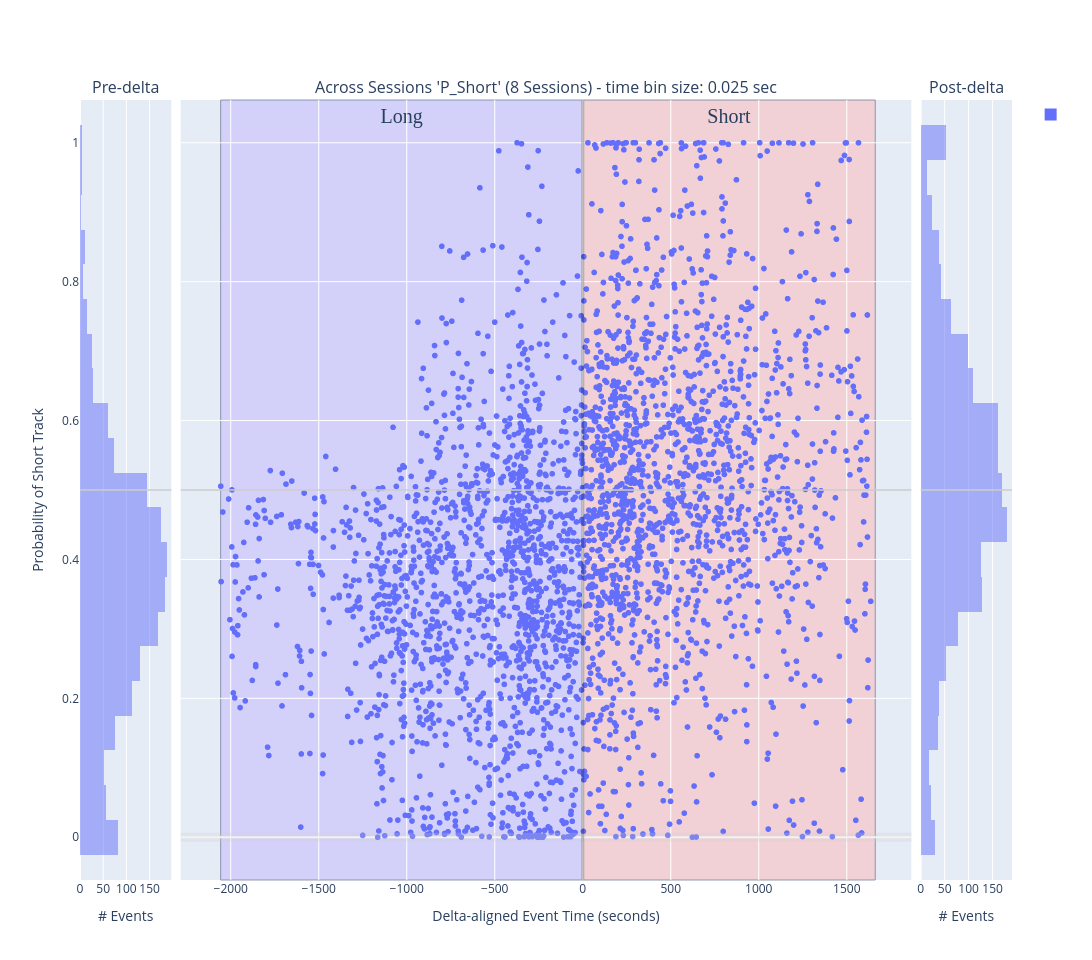

Notebook source saved alongside this figure:
### Code cell
histogram_bins = 25
# concatenated_ripple_df = deepcopy(df)

# ripple_title_prefix = 'test'
# # Create a bubble chart for ripples
# ripple_num_unique_sessions: int = concatenated_ripple_df.session_name.nunique(dropna=True) # number of unique sessions, ignoring the NA entries
# # ripple_num_unique_time_bins: int = concatenated_ripple_df.time_bin_size.nunique(dropna=True)
# ripple_title_string_suffix: str = f'{ripple_num_unique_sessions} Sessions'
# ripple_title: str = f"{ripple_title_prefix} - {ripple_title_string_suffix}"
# fig_ripples = _helper_build_figure(data_results_df=concatenated_ripple_df, histogram_bins=histogram_bins, earliest_delta_aligned_t_start=earliest_delta_aligned_t_start, latest_delta_aligned_t_end=latest_delta_aligned_t_end, enabled_time_bin_sizes=None,
#                                     main_plot_mode='separate_row_per_session', title=ripple_title)

# concatenated_ripple_df = deepcopy(concatenated_ripple_df)
# concatenated_ripple_df = deepcopy(all_sessions_ripple_df)
# concatenated_ripple_df = deepcopy(all_sessions_ripple_time_bin_df)
concatenated_ripple_df = deepcopy(all_sessions_all_scores_ripple_df)
# concatenated_ripple_df = deepcopy(single_time_bin_size_all_sessions_ripple_df)
concatenated_ripple_df
# ['longest_sequence_length_ratio_diff', 'direction_change_bin_ratio_diff', 'congruent_dir_bins_ratio_diff', 'total_congruent_direction_change_diff']


# variable_name = 'P_Long'
variable_name = 'P_Short' # Shows expected effect - short-only replay prior to delta and then split replays post-delta
# variable_name = 'long_best_pf_peak_x_pearsonr'
# variable_name = 'long_best_jump'
# variable_name = 'wcorr_abs_diff'
# variable_name = 'pearsonr_abs_diff'
# variable_name = 'direction_change_bin_ratio_diff'
# variable_name = 'longest_sequence_length_ratio_diff'
# variable_name = 'long_best_longest_sequence_length_ratio'
# variable_name = 'long_best_congruent_dir_bins_ratio'
# variable_name = 'congruent_dir_bins_ratio_diff'
# variable_name = 'total_congruent_direction_change_diff'
# variable_name = 'long_best_congruent_dir_bins_ratio'
# variable_name = 'long_best_direction_change_bin_ratio'
# variable_name = 'long_best_congruent_dir_bins_ratio'
# 'color':'is_user_annotated_epoch'
# 'color': 'is_user_annotated_epoch', 

px_scatter_kwargs = {'x': 'delta_aligned_start_t', 'y': variable_name, 'color':"is_user_annotated_epoch", 'title': f"'{variable_name}'"} # , 'color': 'time_bin_size', 'range_y': [-1.0, 1.0], 'labels': {'session_name': 'Session', 'time_bin_size': 'tbin_size', 'is_user_annotated_epoch':'user_sel'}

px_scatter_kwargs.pop('color')

# hist_kwargs = dict(color="time_bin_size")
hist_kwargs = dict(color="is_user_annotated_epoch") # , histnorm='probability density'
hist_kwargs.pop('color')
# new_fig_ripples, new_fig_ripples_context = plotly_pre_post_delta_scatter(data_results_df=concatenated_ripple_df, out_scatter_fig=None, histogram_bins=histogram_bins,
#                         px_scatter_kwargs=px_scatter_kwargs, histogram_variable_name=variable_name, hist_kwargs=hist_kwargs, forced_range_y=None,
#                         time_delta_tuple=(earliest_delta_aligned_t_start, 0.0, latest_delta_aligned_t_end), legend_title_text='Is User Selected', is_dark_mode=is_dark_mode)


new_fig_ripples, new_fig_ripples_context = plotly_pre_post_delta_scatter(data_results_df=concatenated_ripple_df, out_scatter_fig=None, histogram_bins=histogram_bins,
                        px_scatter_kwargs=px_scatter_kwargs, histogram_variable_name=variable_name, hist_kwargs=hist_kwargs, forced_range_y=None,
                        time_delta_tuple=(earliest_delta_aligned_t_start, 0.0, latest_delta_aligned_t_end), legend_title_text=None, is_dark_mode=is_dark_mode)

                        

new_fig_ripples = new_fig_ripples.update_layout(fig_size_kwargs)

_extras_output_dict = {}
_extras_output_dict["y_mid_line"] = new_fig_ripples.add_hline(y=0.5, line=dict(color="rgba(0.8,0.8,0.8,.75)", width=2), row='all', col='all')

# # Update layout to add a title to the legend
# new_fig_ripples.update_layout(
#     legend_title_text='Is User Selected'  # Add a title to the legend
# )

# fig_to_clipboard(new_fig_ripples, **fig_size_kwargs)
new_fig_ripples_context = new_fig_ripples_context.adding_context_if_missing(num_sessions=num_sessions, plot_type='scatter+hist', comparison='pre-post-delta', variable_name=variable_name)
figure_out_paths = save_plotly(a_fig=new_fig_ripples, a_fig_context=new_fig_ripples_context)
new_fig_ripples

### Figure 1 — Plotly figure (JSON) as saved in the notebook; plotly's stock layout.template omitted (floating-point values rounded to 4 significant figures; data arrays with more than 128 entries replaced by an {"elided": "..."} marker saying what was removed)
{"data": [{"alignmentgroup": "True", "bingroup": "y", "hovertemplate": "count=%{x}<br>P_Short=%{y}<extra></extra>", "legendgroup": "", "marker": {"color": "#636efa", "opacity": 0.5, "pattern": {"shape": ""}}, "name": "", "nbinsy": 25, "offsetgroup": "", "orientation": "h", "showlegend": true, "type": "histogram", "xaxis": "x", "y": {"elided": "1600 float values"}, "yaxis": "y"}, {"hovertemplate": "delta_aligned_start_t=%{x}<br>P_Short=%{y}<extra></extra>", "legendgroup": "", "marker": {"color": "#636efa", "symbol": "circle"}, "mode": "markers", "name": "", "showlegend": false, "type": "scattergl", "x": {"elided": "3241 float values"}, "xaxis": "x2", "y": {"elided": "3241 float values"}, "yaxis": "y2"}, {"alignmentgroup": "True", "bingroup": "y", "hovertemplate": "count=%{x}<br>P_Short=%{y}<extra></extra>", "legendgroup": "", "marker": {"color": "#636efa", "opacity": 0.5, "pattern": {"shape": ""}}, "name": "", "nbinsy": 25, "offsetgroup": "", "orientation": "h", "showlegend": false, "type": "histogram", "xaxis": "x3", "y": {"elided": "1641 float values"}, "yaxis": "y3"}], "layout": {"annotations": [{"font": {"size": 16}, "showarrow": false, "text": "Pre-delta", "x": 0.049, "xanchor": "center", "xref": "paper", "y": 1, "yanchor": "bottom", "yref": "paper"}, {"font": {"size": 16}, "showarrow": false, "text": "Across Sessions 'P_Short' (8 Sessions) - time bin size: 0.025 sec", "x": 0.5, "xanchor": "center", "xref": "paper", "y": 1, "yanchor": "bottom", "yref": "paper"}, {"font": {"size": 16}, "showarrow": false, "text": "Post-delta", "x": 0.951, "xanchor": "center", "xref": "paper", "y": 1, "yanchor": "bottom", "yref": "paper"}], "barmode": "overlay", "height": 960, "shapes": [{"line": {"color": "rgba(0.8,0.8,0.8,.25)", "width": 9}, "type": "line", "x0": 0, "x1": 1, "xref": "x2 domain", "y0": 0, "y1": 0, "yref": "y2"}, {"line": {"color": "rgba(1,1,1,.25)", "width": 3}, "type": "line", "x0": 0, "x1": 0, "xref": "x2", "y0": 0, "y1": 1, "yref": "y2 domain"}, {"fillcolor": "#c2b8ff", "label": {"font": {"family": "Times New Roman", "size": 20}, "text": "Long", "textposition": "top center"}, "layer": "below", "line": {"width": 1}, "opacity": 0.5, "type": "rect", "x0": -2057.0, "x1": 0, "xref": "x2", "y0": 0, "y1": 1, "yref": "y2 domain"}, {"fillcolor": "#ffb8b8", "label": {"font": {"family": "Times New Roman", "size": 20}, "text": "Short", "textposition": "top center"}, "layer": "below", "line": {"width": 1}, "opacity": 0.5, "type": "rect", "x0": 0, "x1": 1662.0, "xref": "x2", "y0": 0, "y1": 1, "yref": "y2 domain"}, {"line": {"color": "rgba(0.8,0.8,0.8,.75)", "width": 2}, "type": "line", "x0": 0, "x1": 1, "xref": "x domain", "y0": 0.5, "y1": 0.5, "yref": "y"}, {"line": {"color": "rgba(0.8,0.8,0.8,.75)", "width": 2}, "type": "line", "x0": 0, "x1": 1, "xref": "x2 domain", "y0": 0.5, "y1": 0.5, "yref": "y2"}, {"line": {"color": "rgba(0.8,0.8,0.8,.75)", "width": 2}, "type": "line", "x0": 0, "x1": 1, "xref": "x3 domain", "y0": 0.5, "y1": 0.5, "yref": "y3"}], "width": 3300, "xaxis": {"anchor": "y", "domain": [0, 0.098], "title": {"text": "# Events"}}, "xaxis2": {"anchor": "y2", "domain": [0.108, 0.892], "title": {"text": "Delta-aligned Event Time (seconds)"}}, "xaxis3": {"anchor": "y3", "domain": [0.902, 1], "title": {"text": "# Events"}}, "yaxis": {"anchor": "x", "domain": [0, 1], "title": {"text": "Probability of Short Track"}}, "yaxis2": {"anchor": "x2", "domain": [0, 1], "matches": "y", "showticklabels": false}, "yaxis3": {"anchor": "x3", "domain": [0, 1], "matches": "y", "showticklabels": false}}}
